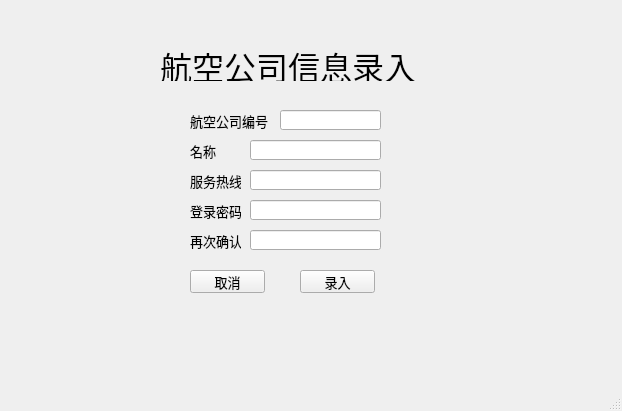
<?xml version="1.0" encoding="UTF-8"?>
<ui version="4.0">
 <class>company_register</class>
 <widget class="QMainWindow" name="company_register">
  <property name="geometry">
   <rect>
    <x>0</x>
    <y>0</y>
    <width>622</width>
    <height>411</height>
   </rect>
  </property>
  <property name="windowTitle">
   <string>MainWindow</string>
  </property>
  <widget class="QWidget" name="centralwidget">
   <widget class="QLabel" name="label_14">
    <property name="geometry">
     <rect>
      <x>190</x>
      <y>230</y>
      <width>51</width>
      <height>21</height>
     </rect>
    </property>
    <property name="font">
     <font>
      <pointsize>10</pointsize>
     </font>
    </property>
    <property name="text">
     <string>再次确认</string>
    </property>
   </widget>
   <widget class="QLabel" name="label_15">
    <property name="geometry">
     <rect>
      <x>190</x>
      <y>200</y>
      <width>51</width>
      <height>21</height>
     </rect>
    </property>
    <property name="font">
     <font>
      <pointsize>10</pointsize>
     </font>
    </property>
    <property name="text">
     <string>登录密码</string>
    </property>
   </widget>
   <widget class="QLabel" name="label">
    <property name="geometry">
     <rect>
      <x>160</x>
      <y>50</y>
      <width>261</width>
      <height>31</height>
     </rect>
    </property>
    <property name="font">
     <font>
      <pointsize>24</pointsize>
     </font>
    </property>
    <property name="text">
     <string>航空公司信息录入</string>
    </property>
   </widget>
   <widget class="QPushButton" name="register_2">
    <property name="geometry">
     <rect>
      <x>300</x>
      <y>270</y>
      <width>75</width>
      <height>23</height>
     </rect>
    </property>
    <property name="font">
     <font>
      <pointsize>10</pointsize>
     </font>
    </property>
    <property name="text">
     <string>录入</string>
    </property>
    <property name="checkable">
     <bool>true</bool>
    </property>
   </widget>
   <widget class="QPushButton" name="cancel">
    <property name="geometry">
     <rect>
      <x>190</x>
      <y>270</y>
      <width>75</width>
      <height>23</height>
     </rect>
    </property>
    <property name="font">
     <font>
      <pointsize>10</pointsize>
     </font>
    </property>
    <property name="text">
     <string>取消</string>
    </property>
   </widget>
   <widget class="QLineEdit" name="lineEdit_password">
    <property name="geometry">
     <rect>
      <x>250</x>
      <y>200</y>
      <width>131</width>
      <height>20</height>
     </rect>
    </property>
    <property name="text">
     <string/>
    </property>
   </widget>
   <widget class="QLabel" name="label_19">
    <property name="geometry">
     <rect>
      <x>190</x>
      <y>170</y>
      <width>51</width>
      <height>21</height>
     </rect>
    </property>
    <property name="font">
     <font>
      <pointsize>10</pointsize>
     </font>
    </property>
    <property name="text">
     <string>服务热线</string>
    </property>
   </widget>
   <widget class="QLineEdit" name="lineEdit_hotline">
    <property name="geometry">
     <rect>
      <x>250</x>
      <y>170</y>
      <width>131</width>
      <height>20</height>
     </rect>
    </property>
    <property name="text">
     <string/>
    </property>
   </widget>
   <widget class="QLineEdit" name="lineEdit_password1">
    <property name="geometry">
     <rect>
      <x>250</x>
      <y>230</y>
      <width>131</width>
      <height>20</height>
     </rect>
    </property>
    <property name="text">
     <string/>
    </property>
   </widget>
   <widget class="QLineEdit" name="lineEdit_name">
    <property name="geometry">
     <rect>
      <x>250</x>
      <y>140</y>
      <width>131</width>
      <height>20</height>
     </rect>
    </property>
    <property name="text">
     <string/>
    </property>
   </widget>
   <widget class="QLabel" name="label_21">
    <property name="geometry">
     <rect>
      <x>190</x>
      <y>140</y>
      <width>51</width>
      <height>21</height>
     </rect>
    </property>
    <property name="font">
     <font>
      <pointsize>10</pointsize>
     </font>
    </property>
    <property name="text">
     <string>名称</string>
    </property>
   </widget>
   <widget class="QLineEdit" name="lineEdit_num">
    <property name="geometry">
     <rect>
      <x>280</x>
      <y>110</y>
      <width>101</width>
      <height>20</height>
     </rect>
    </property>
    <property name="text">
     <string/>
    </property>
   </widget>
   <widget class="QLabel" name="label_22">
    <property name="geometry">
     <rect>
      <x>190</x>
      <y>110</y>
      <width>81</width>
      <height>21</height>
     </rect>
    </property>
    <property name="font">
     <font>
      <pointsize>10</pointsize>
     </font>
    </property>
    <property name="text">
     <string>航空公司编号</string>
    </property>
   </widget>
  </widget>
  <widget class="QMenuBar" name="menubar">
   <property name="geometry">
    <rect>
     <x>0</x>
     <y>0</y>
     <width>622</width>
     <height>22</height>
    </rect>
   </property>
  </widget>
  <widget class="QStatusBar" name="statusbar"/>
 </widget>
 <resources/>
 <connections/>
</ui>
